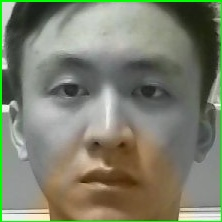
#> input picture face_scrapper/222222_faces.jpg, 222 x 222 px
$ python app.py 222222_faces.jpg
#> lines starting #> are read from the running program, lines starting #| are printed output that depends on the picture; after the words box and inside, x2 and y2 are one past the last pixel; in counts of white or black regions, pixels touching at a corner belong together
import cv2
import sys

imagePath = sys.argv[1]

image = cv2.imread(imagePath)
#> image is the input picture: shape (222, 222, 3); mean B, G, R 109.5, 128, 124.8
gray = cv2.cvtColor(image, cv2.COLOR_BGR2GRAY)
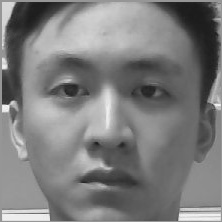
#> gray: shape (222, 222); min 26, max 252, mean 124.9

faceCascade = cv2.CascadeClassifier(cv2.data.haarcascades + "haarcascade_frontalface_default.xml")
faces = faceCascade.detectMultiScale(
    gray,
    scaleFactor=1.3,
    minNeighbors=3,
    minSize=(30, 30)
)
#> faces = [[11, 13, 196, 196]]

print("[INFO] Found {0} Faces!".format(len(faces)))
#| [INFO] Found 1 Faces!

for (x, y, w, h) in faces:
    cv2.rectangle(image, (x, y), (x + w, y + h), (0, 255, 0), 2)
    roi_color = image[y:y + h, x:x + w]
    print("[INFO] Object found. Saving locally.")
    cv2.imwrite(str(w) + str(h) + '_faces.jpg', roi_color)
#> this loop made 1 pass
#| [INFO] Object found. Saving locally.
#> pass 1, `roi_color = image[y:y + h, x:x + w]`:
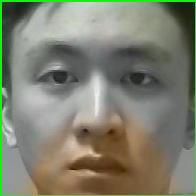
#> roi_color: shape (196, 196, 3); mean B, G, R 109.6, 128.6, 125
#> after the loop:
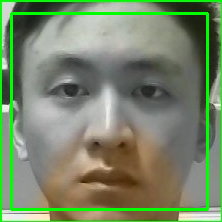
#> image: shape (222, 222, 3); 4.76% of pixels changed, all inside (x1, y1, x2, y2) = (10, 12, 209, 211)

status = cv2.imwrite('faces_detected.jpg', image)
print("[INFO] Image faces_detected.jpg written to filesystem: ", status)
#| [INFO] Image faces_detected.jpg written to filesystem:  True

$ run again, on face_scrapper/297297_faces.jpg
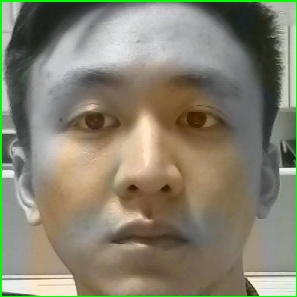
#> input picture face_scrapper/297297_faces.jpg, 297 x 297 px
#> image is the input picture: shape (297, 297, 3); mean B, G, R 111.5, 130.3, 134.1
#> `gray = cv2.cvtColor(image, cv2.COLOR_BGR2GRAY)`:
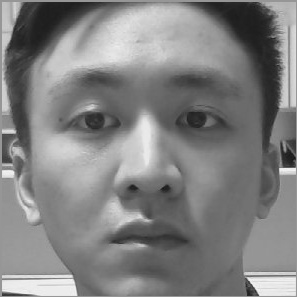
#> gray: shape (297, 297); min 21, max 245, mean 129.3
#> faces = [[16, 15, 255, 255]]
#| [INFO] Found 1 Faces!
#> the loop `for (x, y, w, h) in faces:` made 1 pass
#> (printed output is left out)
#> after the loop `for (x, y, w, h) in faces:`:
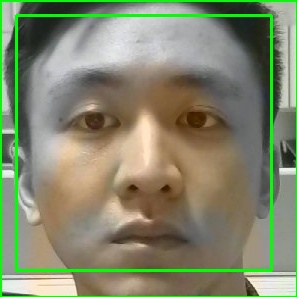
#> image: shape (297, 297, 3); 3.46% of pixels changed, all inside (x1, y1, x2, y2) = (15, 14, 273, 272)
#| [INFO] Image faces_detected.jpg written to filesystem:  True

$ run again, on face_scrapper/343343_faces.jpg
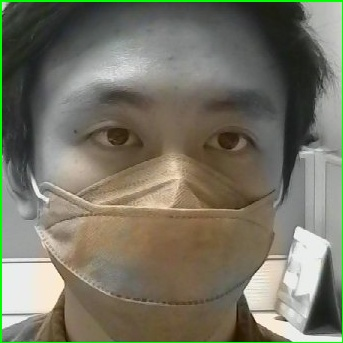
#> input picture face_scrapper/343343_faces.jpg, 343 x 343 px
#> image is the input picture: shape (343, 343, 3); mean B, G, R 100.7, 116.4, 118.4
#> `gray = cv2.cvtColor(image, cv2.COLOR_BGR2GRAY)`:
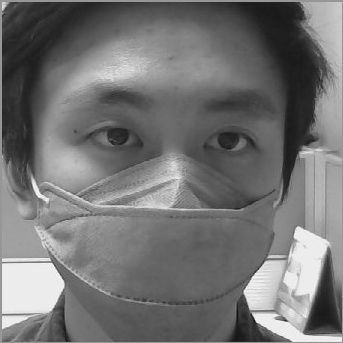
#> gray: shape (343, 343); min 17, max 253, mean 115.2
#> faces = [[7, 7, 331, 331]]
#| [INFO] Found 1 Faces!
#> the loop `for (x, y, w, h) in faces:` made 1 pass
#> (printed output is left out)
#> after the loop `for (x, y, w, h) in faces:`:
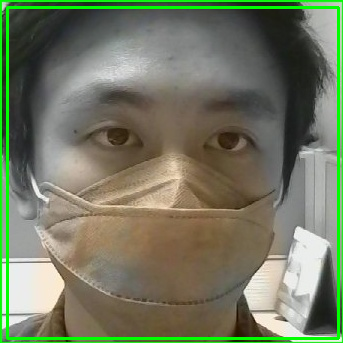
#> image: shape (343, 343, 3); 3.37% of pixels changed, all inside (x1, y1, x2, y2) = (6, 6, 340, 340)
#| [INFO] Image faces_detected.jpg written to filesystem:  True
